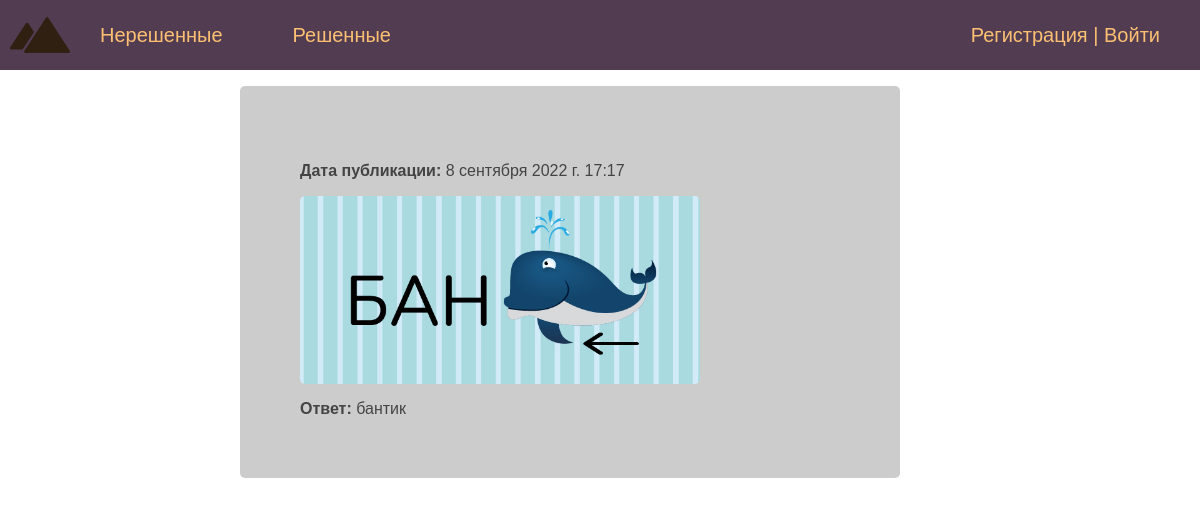
The app's page /riddle/6/ with its own data.
### riddle/models.py (models this page shows, shortened)
class Riddle(models.Model):
	content = models.TextField(null=True, blank=True, verbose_name="Текст загадки") #verbose_name для отображения в админке
	answer = models.CharField(max_length=40, blank=False, verbose_name="Ответ")
	photo = models.ImageField(upload_to="photos/%Y/%m/%d/", blank=True, verbose_name="Фото")
	time_create = models.DateTimeField(auto_now_add=True, verbose_name="Время создания")
	time_update = models.DateTimeField(auto_now=True, verbose_name="Время изменения")
	is_published = models.BooleanField(default=True, verbose_name="Публикация")
	cat = models.ForeignKey('Category', on_delete=models.PROTECT, null=True, verbose_name="Категория", default=1)
	class Meta:
		verbose_name = "Загадка"
		verbose_name_plural = "Загадки"
		ordering = ['time_create', 'content']

### riddle/views.py (the view)
# urls.py: path('riddle/<int:riddle_id>/', show_riddle, name='riddle'),
def show_riddle(request, riddle_id):
	riddle = get_object_or_404(Riddle, pk=riddle_id)
	if request.method == 'POST':
		form = AddAnswer(request.POST)
		if form.is_valid():
			if form.cleaned_data['answer'].lower() == riddle.answer:
				riddle.cat_id = 2
				riddle.save()
				return redirect('unresolved')
			else:
				form.add_error(None, 'Ответ не верен. Попробуйте еще.')
	else:
		form = AddAnswer()
	return render(request, 'riddle/riddle.html', {'riddle': riddle,
												   'form': form,
												   'menu': menu,
												   'request_path': str(request.path)[1:-1]})

### riddle/templates/riddle/riddle.html (shortened to what this page needs)
{% extends 'riddle/base.html' %}
{% block content %}
<ul class="riddle_page">
	<li class="riddle-time"><p><strong>Дата публикации:</strong> {{riddle.time_create}}</p></li>
{% if riddle.photo %}
	<li class="riddle-photo"><img class="img-riddle" src="{{riddle.photo.url}}" alt="Картинка"></li>
{% endif %}
	<li class="riddle-content">{{riddle.content|linebreaks}}</li>
{% if riddle.cat_id == 2 %}
	<li class="riddle-answer"><strong>Ответ: </strong>{{riddle.answer}}</li>
{% endif %}
</ul>
{% endblock %}

### riddle/static/riddle/css/style.css (style rules this page uses)
html, body { font-family: 'Arial'; margin: 0; padding: 0; height: 100%; width: 100%; color: #444; }
ul.riddle_page { margin-left: -10%; padding: 10% 10% 10% 10%; display: grid; width: 90%; height: auto; background: #ccc; list-style: none; border-radius: 5px; }
li.riddle-time { grid-column: 1; grid-row: 1; }
li.riddle-photo { grid-column: 1; grid-row: 2; }
li.riddle-content { grid-column: 1; grid-row: 3; }
li.riddle-answer { grid-column: 1; grid-row: 4; }
img.img-riddle { max-width: 400px; height: auto; float: left; padding: 0 0 0 0; border-radius: 5px; }

### records on screen
Riddle: time_create "8 сентября 2022 г. 17:17", photo (picture), answer "бантик"

### other values on screen
{{ m.title }} "Нерешенные" "Решенные"
